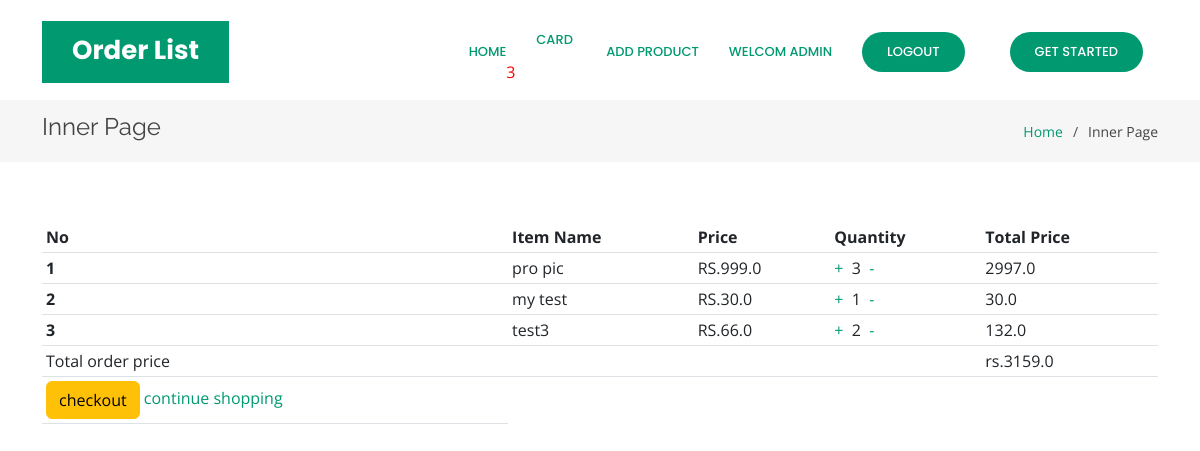
The page /orderlist (signed in) on the database its author committed.
### core/models.py (models this page shows, shortened)
class Order(models.Model):
    user = models.ForeignKey(User, on_delete=models.CASCADE)
    items = models.ManyToManyField(OrderItem)
    start_date = models.DateTimeField(auto_now_add=True)
    order_date = models.DateTimeField()
    ordered = models.BooleanField(default=False)
    order_id = models.CharField(max_length=100, unique=True, default=None, blank=True, null=True)
    datetime_ofpayment = models.DateTimeField(auto_now_add=True)
    order_delivered = models.BooleanField(default=False)
    razorpay_order_id = models.CharField(max_length=500, blank=True, null=True)
    razorpay_payment_id = models.CharField(max_length=500, blank=True, null=True)
    razorpay_signature_id = models.CharField(max_length=500, blank=True, null=True)
    def get_total_price(self):
        total = 0
        for order_item in self.items.all():
            total += order_item.get_final_price()
        return total

class OrderItem(models.Model):
    user = models.ForeignKey(User, on_delete=models.CASCADE)
    ordered = models.BooleanField(default=False)
    product = models.ForeignKey(Product, on_delete=models.CASCADE)
    quantity = models.IntegerField(default=1)
    def get_total_item_price(self):
        return self.quantity * self.product.price
    def get_final_price(self):
        return self.get_total_item_price()

class Product(models.Model):
    name = models.CharField(max_length=100)
    category = models.ForeignKey('Category', on_delete=models.CASCADE)
    desc = models.TextField()
    price = models.FloatField(default=0.0)
    product_available_count = models.IntegerField(default=0)
    img = models.ImageField(upload_to='images/')  # , default='images/pic1.jpg')

### core/views.py (the view)
# urls.py: path('orderlist', views.orderlist, name='orderlist'),
def orderlist(request):
    if Order.objects.filter(user=request.user, ordered=False).exists():
        order = Order.objects.get(user=request.user, ordered=False)
        return render(request, 'core/orderlist.html', {'order': order})
    messages.info(request, 'llllll')
    return render(request, 'core/orderlist.html', {'messages': "your card is empty"})

### core/templatetags/card_template_tag.py (called while the page is built)
@register.filter
def card_item_count(user):
    if user.is_authenticated:
        qs = Order.objects.filter(user=user, ordered=False)
        if qs.exists():
            return qs[0].items.count()
    return 0

### templates/core/orderlist.html (shortened to what this page needs)
{% load static %}
{% load card_template_tag %}
<head>
  <link href="{% static 'vendor/aos/aos.css' %}" rel="stylesheet">
  <link href="{% static 'vendor/bootstrap/css/bootstrap.min.css' %}" rel="stylesheet">
  <link href="{% static 'vendor/bootstrap-icons/bootstrap-icons.css' %}" rel="stylesheet">
  <link href="{% static  'vendor/boxicons/css/boxicons.min.css' %}" rel="stylesheet">
  <link href="{% static 'vendor/glightbox/css/glightbox.min.css' %}" rel="stylesheet">
  <link href="{% static 'vendor/remixicon/remixicon.css' %}" rel="stylesheet">
  <link href="{% static 'vendor/swiper/swiper-bundle.min.css' %}" rel="stylesheet">
  <link href="{% static 'css/style.css' %}" rel="stylesheet">
</head>
<body>
  <header id="header" class="fixed-top d-flex align-items-center">
    <div class="container">
      <div class="header-container d-flex align-items-center justify-content-between">
        <div class="logo">
          <h1 class="text-light"><a href="index.html"><span>Order List</span></a></h1>
        </div>
        <nav id="navbar" class="navbar">
          <ul>
                          {% if user.is_authenticated %}
            <li><a class="nav-link scrollto active" href="{% url 'index' %}">Home</a></li>
            <li><a class="nav-link scrollto active" href="{% url 'orderlist' %}">card&nbsp;</a>
             <div style="color: red">{{ request.user| card_item_count }}</div>
            </li>
                   {% if user.is_superuser %}
              <li><a class="nav-link scrollto active" href="{% url 'add_product' %}">Add Product</a></li>
                  {% endif %}
                       <li><a class="nav-link scrollto active" href="#hero">welcom {{ user.username }}</a></li>
                  <li><a class="getstarted scrollto" href="{% url 'user_logout' %} ">logout</a></li>
               {% else %}
              <li><a class="getstarted scrollto" href="{% url 'user_login' %}">login</a></li>
              <li><a class="getstarted scrollto" href="{% url 'user_register' %}">register</a></li>
              {% endif %}
            <li><a class="getstarted scrollto" href="#about">Get Started</a></li>
 </ul>
        </nav>
      </div>
    </div>
  </header>
  <main id="main">
    <section class="breadcrumbs">
      <div class="container">
        <div class="d-flex justify-content-between align-items-center">
          <h2>Inner Page</h2>
          <ol>
            <li><a href="{% url 'index' %}">Home</a></li>
            <li>Inner Page</li>
          </ol>
        </div>
      </div>
    </section>
    <section class="inner-page">
      <div class="container">
        <table class="table table-sm">
  <thead>
    <tr>
      <th scope="col">No</th>
      <th scope="col">Item Name</th>
      <th scope="col">Price</th>
      <th scope="col">Quantity</th>
        <th scope="col">Total Price</th>
    </tr>
  </thead>
  <tbody>
  {% for order_item in order.items.all %}
    <tr>
      <th scope="row">{{ forloop.counter }}</th>
         <td>{{ order_item.product.name }}</td>
        <td>RS.{{ order_item.product.price }}</td>
        <td><a href="{% url 'add_item' order_item.product.pk %}">+</a>&nbsp;
        {{ order_item.quantity }}&nbsp;
            <a href="{% url 'remove_item'  order_item.product.pk %}">-</a>
        </td>
        <td>
       {{ order_item.get_total_item_price }}
        </td>
    </tr>
{% endfor %}
  {% if order.get_total_price %}
      <tr>
      <td>Total order price</td>
      <td></td>
      <td></td>
      <td></td>
      <td>rs.{{ order.get_total_price }}</td>
      </tr>
      <tr>
      <td>
          <a href="{% url 'checkout_page' %}" class="btn btn-warning float-right">checkout</a>
          <a href="/">continue shopping</a>
      </td>
      </tr>
  {% endif %}
  </tbody>
</table>
      </div>
    </section>
  </main>
</body>
</html>

### static/css/style.css (style rules this page uses)
body { font-family: "Open Sans", sans-serif; color: #444444; }
a { color: #009970; text-decoration: none; }
h1, h2, h3, h4, h5, h6 { font-family: "Raleway", sans-serif; }
#header { transition: all 0.5s; z-index: 997; transition: all 0.5s; top: 20px; }
#header .header-container { background: #fff; }
#header .logo { overflow: hidden; padding: 16px 30px 12px 30px; background: #009970; }
#header .logo h1 { font-size: 26px; padding: 0; line-height: 1; font-weight: 700; font-family: "Poppins", sans-serif; }
#header .logo h1 a, #header .logo h1 a:hover { color: #fff; text-decoration: none; }
.navbar { padding: 0; }
.navbar ul { margin: 0; padding: 0; display: flex; list-style: none; align-items: center; }
.navbar li { position: relative; }
.navbar a, .navbar a:focus { display: flex; align-items: center; justify-content: space-between; padding: 10px 0 10px 30px; color: #36343a; transition: 0.3s; font-size: 13px; font-weight: 500; text-transform: uppercase; font-family: "Poppins", sans-serif; white-space: nowrap; transition: 0.3s; }
.navbar a:hover, .navbar .active, .navbar .active:focus, .navbar li:hover>a { color: #009970; }
.navbar .getstarted, .navbar .getstarted:focus { background: #009970; padding: 10px 25px; margin-left: 30px; margin-right: 15px; border-radius: 50px; color: #fff; }
section { padding: 60px 0; overflow: hidden; }
.breadcrumbs { padding: 15px 0; background: #f6f6f7; margin-top: 100px; }
.breadcrumbs h2 { font-size: 24px; line-height: 1; font-weight: 400; }
.breadcrumbs ol { display: flex; flex-wrap: wrap; list-style: none; padding: 0; margin: 0; font-size: 14px; }
.breadcrumbs ol li+li { padding-left: 10px; }
.breadcrumbs ol li+li::before { display: inline-block; padding-right: 10px; color: #4f4c55; content: "/"; }

### rows shown on the page
OrderItem: product.name "pro pic", product.price "999.0", quantity "3", get_total_item_price "2997.0"
OrderItem: product.name "my test", product.price "30.0", quantity "1", get_total_item_price "30.0"
OrderItem: product.name "test3", product.price "66.0", quantity "2", get_total_item_price "132.0"
Order: get_total_price "3159.0"

### other values the page prints
{{ request.user| card_item_count }} "3"
{{ user.username }} "ADMIN"
